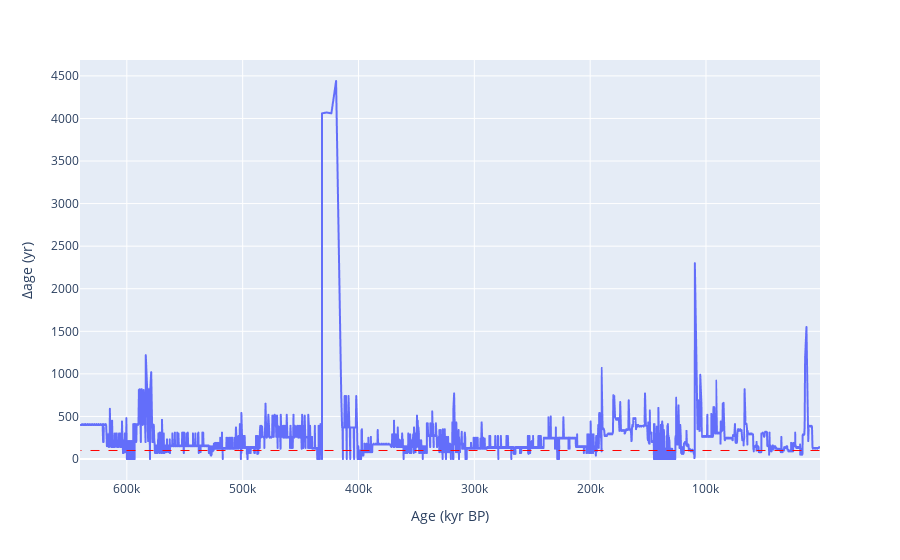

Source (notebook cell):
### Code cell
from toolbox import sq_ana as sa 
import importlib
importlib.reload(sa)


fig = sa.age_gap_interactive(
    df_d18O_0_2,
    age_min=2000,
    age_max=640_000,
    H_line=100,
)
fig.show()

### Figure 1 — Plotly figure (JSON) as saved in the notebook; plotly's stock layout.template omitted (floating-point values rounded to 4 significant figures; data arrays with more than 128 entries replaced by an {"elided": "..."} marker saying what was removed)
{"data": [{"hovertemplate": "Age (yr BP)=%{x}<br>Δage (yr)=%{y}<extra></extra>", "legendgroup": "", "line": {"color": "#636efa", "dash": "solid"}, "marker": {"symbol": "circle"}, "mode": "lines", "name": "", "showlegend": false, "type": "scattergl", "x": {"elided": "3543 float values"}, "xaxis": "x", "y": {"elided": "3543 float values"}, "yaxis": "y"}], "layout": {"legend": {"tracegroupgap": 0}, "margin": {"t": 60}, "shapes": [{"line": {"color": "red", "dash": "dash", "width": 1}, "name": "H Line", "type": "line", "x0": 2000, "x1": 640000, "y0": 100, "y1": 100}], "title": {"x": 0.5}, "xaxis": {"anchor": "y", "autorange": "reversed", "domain": [0, 1], "title": {"text": "Age (kyr BP)"}}, "yaxis": {"anchor": "x", "domain": [0, 1], "title": {"text": "Δage (yr)"}}}}
